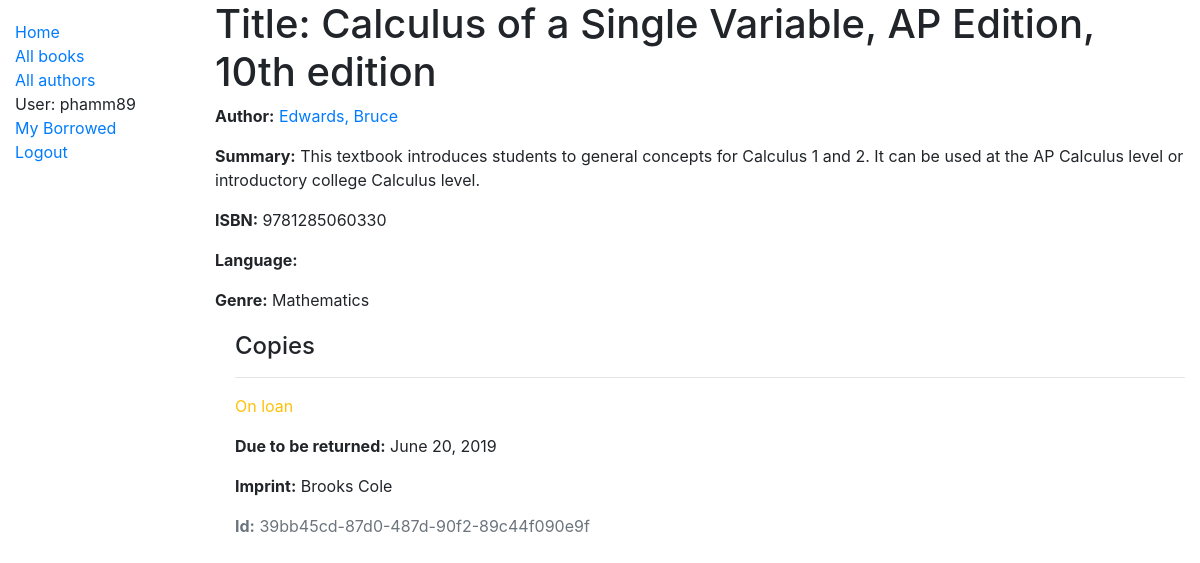
Screenshot of /catalog/book/1 (signed in) with the database file from the repository.
### catalog/models.py (models this page shows, shortened)
class Book(models.Model):
    title = models.CharField(max_length=200)
    author = models.ForeignKey('Author', on_delete=models.SET_NULL, null=True)
    summary = models.TextField(max_length=1000, help_text='Enter a brief description of the book')
    isbn = models.CharField('ISBN', max_length=13, help_text='13 Character <a href="https://www.isbn-international.org/content/what-isbn">ISBN number</a>')
    genre = models.ManyToManyField(Genre, help_text='Select a genre for this book')
    def display_genre(self):
        """Create a string for the Genre. This is required to display genre in Admin."""
        return ', '.join(genre.name for genre in self.genre.all()[:3])
    display_genre.short_description = 'Genre'

class Author(models.Model):
    first_name = models.CharField(max_length=100)
    last_name = models.CharField(max_length=100)
    date_of_birth = models.DateField(null=True, blank=True)
    date_of_death = models.DateField('Died', null=True, blank=True)
    class Meta:
        ordering = ['last_name', 'first_name']
    def __str__(self):
        return f'{self.last_name}, {self.first_name}'

class Genre(models.Model):
    name = models.CharField(max_length=200, help_text='Enter a book genre (e.g. Science Fiction)')
    def __str__(self):
        return self.name

class BookInstance(models.Model):
    id = models.UUIDField(primary_key=True, default=uuid.uuid4, help_text='Unique ID for this particular book across whole library')
    book = models.ForeignKey('Book', on_delete=models.SET_NULL, null=True)
    imprint = models.CharField(max_length=200)
    due_back = models.DateField(null=True, blank=True)
    LOAN_STATUS = (
        ('m', 'Maintenance'),
        ('o', 'On loan'),
        ('a', 'Available'),
        ('r', 'Reserved'),
    )
    status = models.CharField(
        max_length=1,
        choices=LOAN_STATUS,
        blank=True,
        default='m',
        help_text='Book availability',
    )
    class Meta:
        ordering = ['due_back']
        permissions = (("can_mark_returned", "Set book as returned"),)
    borrower = models.ForeignKey(User, on_delete=models.SET_NULL, null=True, blank=True)

### catalog/views.py (the view)
# urls.py: path('book/<int:pk>', views.BookDetailView.as_view(), name='book-detail'),
class BookDetailView(generic.DetailView):
    model = Book

### catalog/templates/catalog/book_detail.html
{% extends "base_generic.html" %}
{% block content %}
  <h1>Title: {{ book.title }}</h1>
  <p><strong>Author:</strong> <a href="">{{ book.author }}</a></p>
  <p><strong>Summary:</strong> {{ book.summary }}</p>
  <p><strong>ISBN:</strong> {{ book.isbn }}</p>
  <p><strong>Language:</strong> {{ book.language }}</p>
  <p><strong>Genre:</strong> {% for genre in book.genre.all %} {{ genre }}{% if not forloop.last %}, {% endif %}{% endfor %}</p>
  <div style="margin-left:20px;margin-top:20px">
    <h4>Copies</h4>
    {% for copy in book.bookinstance_set.all %}
      <hr>
      <p class="{% if copy.status == 'a' %}text-success{% elif copy.status == 'm' %}text-danger{% else %}text-warning{% endif %}">{{ copy.get_status_display }}</p>
      {% if copy.status != 'a' %}
        <p><strong>Due to be returned:</strong> {{copy.due_back}}</p>
      {% endif %}
      <p><strong>Imprint:</strong> {{copy.imprint}}</p>
      <p class="text-muted"><strong>Id:</strong> {{copy.id}}</p>
    {% endfor %}
  </div>
{% endblock %}

### catalog/templates/base_generic.html (shortened to what this page needs)
<!DOCTYPE html>
<html lang="en">
<head>
  <link rel="stylesheet" href="https://stackpath.bootstrapcdn.com/bootstrap/4.1.3/css/bootstrap.min.css">
  {% load static %}
  <link rel="stylesheet" href="{% static 'css/styles.css' %}">
</head>
<body>
  <div class="container-fluid">
    <div class="row">
      <div class="col-sm-2">
      {% block sidebar %}
        <ul class="sidebar-nav">
          <li><a href="{% url 'index' %}">Home</a></li>
          <li><a href="{% url 'books' %}">All books</a></li>
          <li><a href="">All authors</a></li>
          {% if user.is_authenticated %}
              <li>User: {{ user.get_username }}</li>
              <li><a href="{% url 'my-borrowed' %}">My Borrowed</a></li>
              <li><a href="{% url 'logout'%}?next={{request.path}}">Logout</a></li>
          {% else %}
              <li><a href="{% url 'login'%}?next={{request.path}}">Login</a></li>
          {% endif %}
        </ul>
     {% endblock %}
      </div>
      <div class="col-sm-10 ">{% block content %}{% endblock %}</div>
    </div>
  </div>
</body>
</html>

### catalog/static/css/styles.css (style rules this page uses)
.sidebar-nav { margin-top: 20px; padding: 0; list-style: none; }

### rows the page displays
Book: title "Calculus of a Single Variable, AP Edition, 10th edition", author "Edwards, Bruce", summary "This textbook introduces students to general concepts for Calculus 1 and 2. It can be used at the AP Calculus level or introductory college Calculus level.", isbn "9781285060330"
Genre: name "Mathematics"
BookInstance: status "On loan", due_back "June 20, 2019", imprint "Brooks Cole", id "39bb45cd-87d0-487d-90f2-89c44f090e9f"

### other values shown
{{ user.get_username }} "phamm89"
